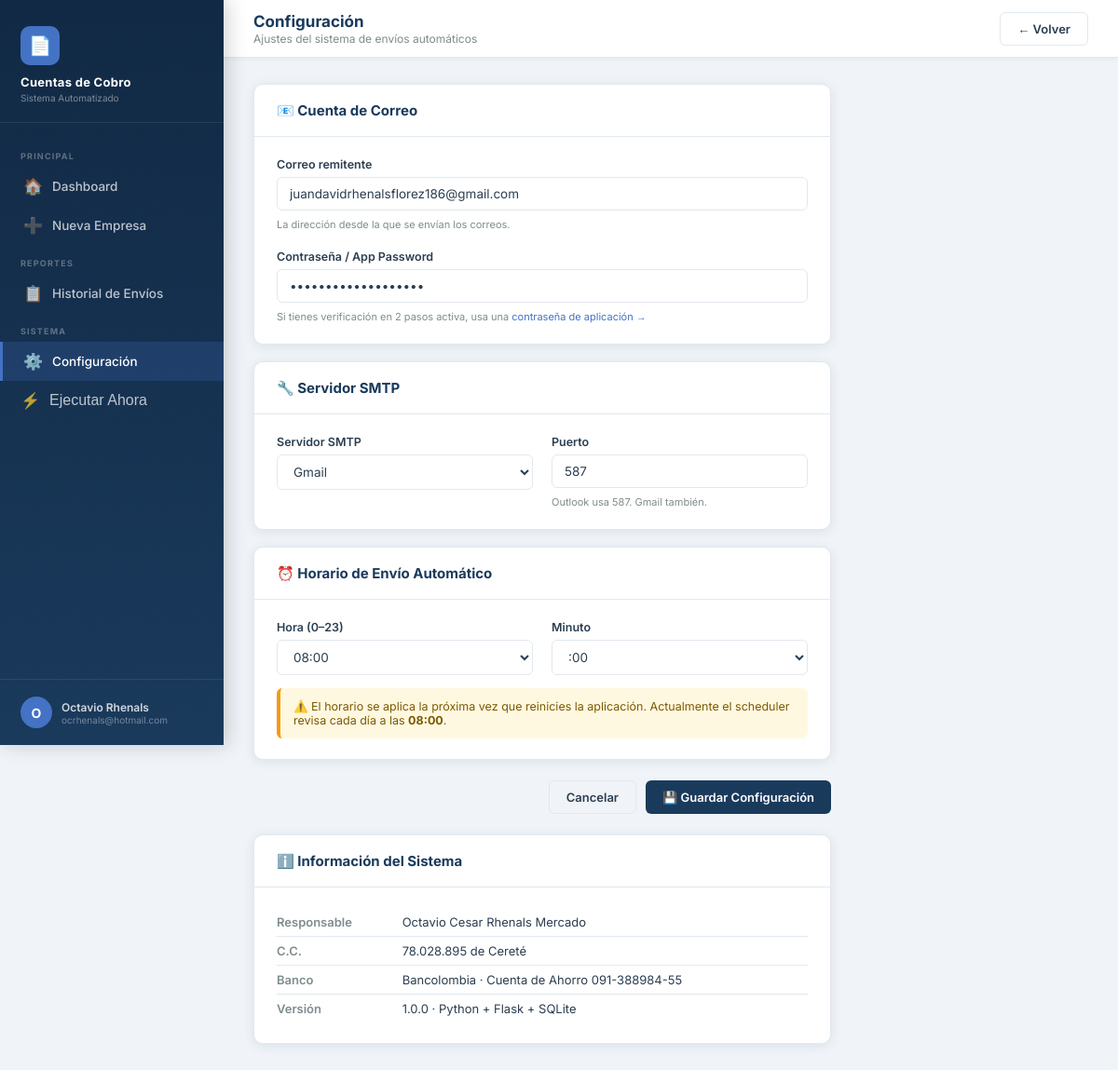
The page /config on the database its author committed.
### tables this page shows
CREATE TABLE config (
            clave TEXT PRIMARY KEY,
            valor TEXT
        );

### app.py (the view, shortened to what this page needs)
@app.route('/config', methods=['GET', 'POST'])
def config():
    cfg = db.get_config()
    return render_template('config.html', cfg=cfg)

### app.py (called while the page is built)
@app.context_processor
def inject_globals():
    return {'now': datetime.now(), 'meses': MESES_ES}

### database.py (called while the page is built)
def get_conn():
    conn = sqlite3.connect(DB_PATH)
    conn.row_factory = sqlite3.Row
    conn.execute("PRAGMA foreign_keys = ON")
    return conn

def get_config():
    conn = get_conn()
    rows = conn.execute('SELECT clave, valor FROM config').fetchall()
    conn.close()
    return {r['clave']: r['valor'] for r in rows}

### templates/config.html (shortened to what this page needs)
{% extends "base.html" %}
{% block page_title %}Configuración{% endblock %}
{% block page_sub %}Ajustes del sistema de envíos automáticos{% endblock %}
{% block topbar_actions %}
  <a href="{{ url_for('index') }}" class="btn btn-outline">← Volver</a>
{% endblock %}
{% block content %}
<div style="max-width:620px;">
  <form method="post">
    <div class="card" style="margin-bottom:18px;">
      <div class="card-header">
        <span class="card-title">📧 Cuenta de Correo</span>
      </div>
      <div class="card-body">
        <div class="form-grid">
          <div class="form-group full">
            <label for="email_remitente">Correo remitente</label>
            <input type="email" id="email_remitente" name="email_remitente"
                   value="{{ cfg.get('email_remitente', '') }}"
                   placeholder="ocrhenals@hotmail.com">
            <span class="form-hint">La dirección desde la que se envían los correos.</span>
          </div>
          <div class="form-group full">
            <label for="email_clave">Contraseña / App Password</label>
            <input type="password" id="email_clave" name="email_clave"
                   value="{{ cfg.get('email_clave', '') }}"
                   placeholder="Tu contraseña o contraseña de aplicación">
            <span class="form-hint">
              Si tienes verificación en 2 pasos activa, usa una
              <a href="https://account.microsoft.com/security" target="_blank"
                 style="color:var(--blue);">contraseña de aplicación →</a>
            </span>
          </div>
        </div>
      </div>
    </div>
    <div class="card" style="margin-bottom:18px;">
      <div class="card-header">
        <span class="card-title">🔧 Servidor SMTP</span>
      </div>
      <div class="card-body">
        <div class="form-grid">
          <div class="form-group">
            <label for="smtp_servidor">Servidor SMTP</label>
            <select id="smtp_servidor" name="smtp_servidor">
              <option value="smtp.gmail.com"
                {% if cfg.get('smtp_servidor','') == 'smtp.gmail.com' %}selected{% endif %}>
                Gmail
              </option>
            </select>
          </div>
          <div class="form-group">
            <label for="smtp_puerto">Puerto</label>
            <input type="number" id="smtp_puerto" name="smtp_puerto"
                   value="{{ cfg.get('smtp_puerto', '587') }}"
                   placeholder="587">
            <span class="form-hint">Outlook usa 587. Gmail también.</span>
          </div>
        </div>
      </div>
    </div>
    <div class="card" style="margin-bottom:22px;">
      <div class="card-header">
        <span class="card-title">⏰ Horario de Envío Automático</span>
      </div>
      <div class="card-body">
        <div class="form-grid">
          <div class="form-group">
            <label for="hora_envio">Hora (0–23)</label>
            <select id="hora_envio" name="hora_envio">
              {% for h in range(0, 24) %}
                <option value="{{ '%02d'|format(h) }}"
                  {% if cfg.get('hora_envio', '08') == '%02d'|format(h) %}selected{% endif %}>
                  {{ '%02d'|format(h) }}:00
                </option>
              {% endfor %}
            </select>
          </div>
          <div class="form-group">
            <label for="minuto_envio">Minuto</label>
            <select id="minuto_envio" name="minuto_envio">
              {% for m in ['00', '15', '30', '45'] %}
                <option value="{{ m }}"
                  {% if cfg.get('minuto_envio', '00') == m %}selected{% endif %}>
                  :{{ m }}
                </option>
              {% endfor %}
            </select>
          </div>
        </div>
        <div style="margin-top:14px;padding:12px 14px;background:#fff8e1;border-radius:var(--radius-sm);border-left:4px solid var(--warning);font-size:12.5px;color:#7d5a00;">
          ⚠️ El horario se aplica la próxima vez que reinicies la aplicación. Actualmente el scheduler revisa cada día a las
          <strong>{{ cfg.get('hora_envio','08') }}:{{ cfg.get('minuto_envio','00') }}</strong>.
        </div>
      </div>
    </div>
    <div style="display:flex;gap:10px;justify-content:flex-end;">
      <a href="{{ url_for('index') }}" class="btn btn-outline">Cancelar</a>
      <button type="submit" class="btn btn-primary">💾 Guardar Configuración</button>
    </div>
  </form>
  <div class="card" style="margin-top:22px;">
    <div class="card-header">
      <span class="card-title">ℹ️ Información del Sistema</span>
    </div>
    <div class="card-body">
      <table style="font-size:13px;">
        <tbody>
          <tr>
            <td style="padding:7px 12px 7px 0;color:var(--text-muted);font-weight:600;white-space:nowrap;">Responsable</td>
            <td style="padding:7px 0;">Octavio Cesar Rhenals Mercado</td>
          </tr>
          <tr>
            <td style="padding:7px 12px 7px 0;color:var(--text-muted);font-weight:600;">C.C.</td>
            <td style="padding:7px 0;">78.028.895 de Cereté</td>
          </tr>
          <tr>
            <td style="padding:7px 12px 7px 0;color:var(--text-muted);font-weight:600;">Banco</td>
            <td style="padding:7px 0;">Bancolombia · Cuenta de Ahorro 091-388984-55</td>
          </tr>
          <tr>
            <td style="padding:7px 12px 7px 0;color:var(--text-muted);font-weight:600;">Versión</td>
            <td style="padding:7px 0;">1.0.0 · Python + Flask + SQLite</td>
          </tr>
        </tbody>
      </table>
    </div>
  </div>
</div>
{% endblock %}

### static/style.css (style rules this page uses)
:root { --navy: #1a3a5c; --navy-dark: #112944; --navy-light: #2a5080; --blue: #4472c4; --blue-light: #d9e1f2; --accent: #2ecc71; --danger: #e74c3c; --warning: #f39c12; --text: #2c3e50; --text-muted: #7f8c8d; --bg: #f0f4f8; --white: #ffffff; --border: #e1e8ef; --sidebar-w: 240px; --shadow: 0 2px 12px rgba(26,58,92,0.10); --shadow-lg: 0 8px 32px rgba(26,58,92,0.15); --radius: 10px; --radius-sm: 6px; --transition: all 0.22s ease; }
*, *::before, *::after { box-sizing: border-box; margin: 0; padding: 0; }
body { font-family: 'Inter', sans-serif; background: var(--bg); color: var(--text); min-height: 100vh; display: flex; }
a { text-decoration: none; color: inherit; }
.card { background: var(--white); border-radius: var(--radius); box-shadow: var(--shadow); border: 1px solid var(--border); margin-bottom: 22px; overflow: hidden; }
.card-header { padding: 18px 24px; border-bottom: 1px solid var(--border); display: flex; align-items: center; justify-content: space-between; }
.card-title { font-size: 15px; font-weight: 700; color: var(--navy); display: flex; align-items: center; gap: 8px; }
.card-body { padding: 22px 24px; }
table { width: 100%; border-collapse: collapse; font-size: 13.5px; }
tbody td { padding: 13px 16px; border-bottom: 1px solid var(--border); vertical-align: middle; }
tbody tr { transition: background 0.15s; }
tbody tr:last-child td { border-bottom: none; }
.btn { display: inline-flex; align-items: center; gap: 7px; padding: 9px 18px; border-radius: var(--radius-sm); font-size: 13px; font-weight: 600; cursor: pointer; border: none; transition: var(--transition); font-family: 'Inter', sans-serif; white-space: nowrap; }
.btn-primary { background: var(--navy); color: #fff; }
.btn-outline { background: transparent; border: 1.5px solid var(--border); color: var(--text); }
.form-grid { display: grid; grid-template-columns: 1fr 1fr; gap: 20px; }
.form-group { display: flex; flex-direction: column; gap: 6px; }
.form-group.full { grid-column: 1 / -1; }
label { font-size: 12.5px; font-weight: 600; color: var(--text); }
input[type="text"], input[type="email"], input[type="number"], input[type="password"], input[type="time"], select, textarea { width: 100%; padding: 9px 13px; border: 1.5px solid var(--border); border-radius: var(--radius-sm); font-size: 13.5px; font-family: 'Inter', sans-serif; color: var(--text); background: #fff; transition: border-color 0.18s; outline: none; }
.form-hint { font-size: 11px; color: var(--text-muted); margin-top: 2px; }

### rows shown on the page
config: email_remitente "juandavidrhenalsflorez186@gmail.com"
config: smtp_servidor "Gmail"
config: smtp_puerto "587"
config: hora_envio "08:00", get "08"
config: minuto_envio ":00", get "00"
